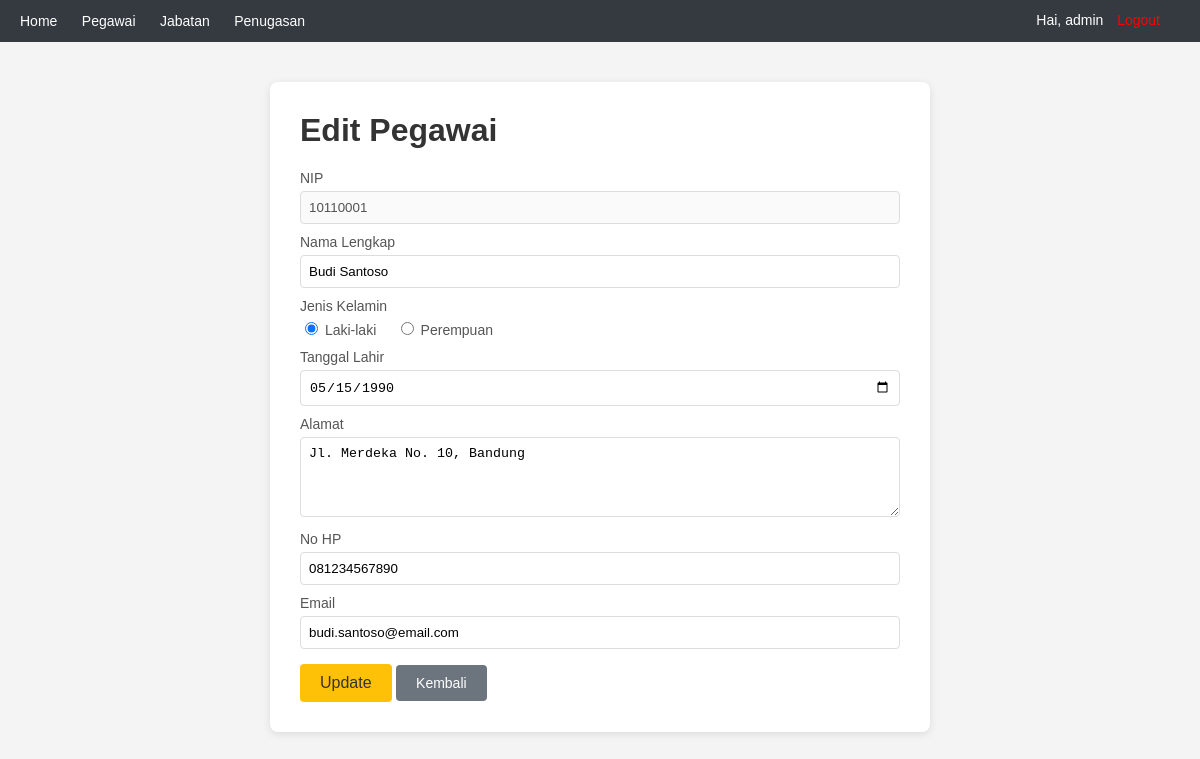
The page /pegawai/pegawai_edit.php?nip=10110001 (signed in) on the database its author committed.
### tables this page shows
CREATE TABLE pegawai (
    nip VARCHAR(20) PRIMARY KEY,
    namalengkap VARCHAR(100) NOT NULL,
    jeniskelamin ENUM('L', 'P') NOT NULL,
    tanggallahir DATE NOT NULL,
    alamat TEXT,
    nohp VARCHAR(20),
    email VARCHAR(100)
);

### pegawai/pegawai_edit.php (the view, shortened to what this page needs)
<?php
require_once '../config/koneksi.php';
$nip = $_GET['nip'];
$stmt = mysqli_prepare($koneksi, "SELECT * FROM pegawai WHERE nip=?");
mysqli_stmt_bind_param($stmt, "s", $nip);
mysqli_stmt_execute($stmt);
$result = mysqli_stmt_get_result($stmt);
$row = mysqli_fetch_assoc($result);
?>
<!DOCTYPE html>
<html>
<head>
</head>
<body>
    <div class="navbar">
        <a href="../index.php">Home</a>
        <a href="../pegawai/pegawai_list.php">Pegawai</a>
        <a href="../jabatan/jabatan_list.php">Jabatan</a>
        <a href="../jabatanpegawai/jabatanpegawai_list.php">Penugasan</a>
        <span class="welcome">Hai, <?= htmlspecialchars($_SESSION['username']) ?> <a href="../session/logout.php" style="color:#f00;">Logout</a></span>
    </div>
    <div class="container">
        <h1>Edit Pegawai</h1>
        <form action="pegawai_update.php" method="post">
            <label>NIP</label>
            <input type="text" value="<?= htmlspecialchars($row['nip']) ?>" disabled>
            <label>Nama Lengkap</label>
            <input type="text" name="namalengkap" value="<?= htmlspecialchars($row['namalengkap']) ?>" required>
            <label>Jenis Kelamin</label>
            <div class="radio-group">
                <label><input type="radio" name="jeniskelamin" value="L" <?= $row['jeniskelamin'] == 'L' ? 'checked' : '' ?>> Laki-laki</label>
                <label><input type="radio" name="jeniskelamin" value="P" <?= $row['jeniskelamin'] == 'P' ? 'checked' : '' ?>> Perempuan</label>
            </div>
            <label>Tanggal Lahir</label>
            <input type="date" name="tanggallahir" value="<?= $row['tanggallahir'] ?>" required>
            <label>Alamat</label>
            <textarea name="alamat"><?= htmlspecialchars($row['alamat']) ?></textarea>
            <label>No HP</label>
            <input type="text" name="nohp" value="<?= htmlspecialchars($row['nohp']) ?>">
            <label>Email</label>
            <input type="email" name="email" value="<?= htmlspecialchars($row['email']) ?>">
            <button type="submit">Update</button>
            <a href="pegawai_list.php" class="btn-back">Kembali</a>
        </form>
    </div>
</body>
</html>

### pegawai/pegawai_edit.php (style rules this page uses)
body { font-family: Arial, sans-serif; background: #f4f4f4; margin: 0; padding: 0; }
.navbar { background: #343a40; padding: 12px 20px; color: #fff; }
.navbar a { color: #fff; text-decoration: none; margin-right: 20px; font-size: 14px; }
.navbar .welcome { float: right; font-size: 14px; }
.navbar .welcome a { margin-left: 10px; }
.container { max-width: 600px; margin: 40px auto; background: #fff; padding: 30px; border-radius: 8px; box-shadow: 0 2px 8px rgba(0,0,0,0.1); }
h1 { color: #333; margin-top: 0; }
label { display: block; margin: 10px 0 5px; color: #555; font-size: 14px; }
input, select, textarea { width: 100%; padding: 8px; border: 1px solid #ddd; border-radius: 4px; box-sizing: border-box; }
textarea { height: 80px; resize: vertical; }
.radio-group { margin: 5px 0; }
.radio-group label { display: inline; margin-right: 15px; font-weight: normal; }
.radio-group input { width: auto; }
button { padding: 10px 20px; background: #ffc107; color: #333; border: none; border-radius: 4px; font-size: 16px; cursor: pointer; margin-top: 15px; }
.btn-back { padding: 10px 20px; background: #6c757d; color: #fff; text-decoration: none; border-radius: 4px; font-size: 14px; display: inline-block; margin-top: 15px; }

### rows shown on the page
pegawai: nip "10110001", namalengkap "Budi Santoso", jeniskelamin "☑ Laki-laki", jeniskelamin "☐ Perempuan", tanggallahir "05/15/1990", alamat "Jl. Merdeka No. 10, Bandung", nohp "081234567890", email "budi.santoso@email.com"

### other values the page prints
$_SESSION['username'] "admin"
